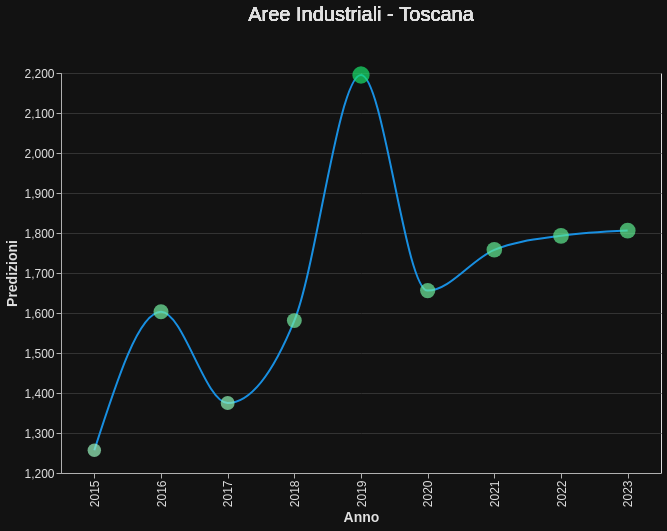

The Vega-Lite source for this figure:
### Vega-Lite specification from a JSON file in a GitHub repository (floating-point values rounded to 4 significant figures)
{"$schema": "https://vega.github.io/schema/vega-lite/v5.15.1.json", "config": {"axis": {"domainColor": "#B0B0B0", "gridColor": "#333333", "labelColor": "#E0E0E0", "labelFontSize": 12, "tickColor": "#B0B0B0", "titleColor": "#E0E0E0", "titleFontSize": 14}, "background": "#121212", "legend": {"labelColor": "#E0E0E0", "titleColor": "#E0E0E0"}, "mark": {"color": "#1f77b4"}, "title": {"color": "#E0E0E0", "fontSize": 20}}, "data": {"name": "data-1de1b8e9da45b2fa54a1769b82bc0289"}, "datasets": {"data-1de1b8e9da45b2fa54a1769b82bc0289": [{"Anno": "2015", "Tipo dato": "Bosco", "Title": "Bosco - Toscana", "Valore": 16643}, {"Anno": "2015", "Tipo dato": "Pascolo", "Title": "Pascolo - Toscana", "Valore": 8605}, {"Anno": "2015", "Tipo dato": "Lago", "Title": "Lago - Toscana", "Valore": 4212}, {"Anno": "2015", "Tipo dato": "Vegetazione Erbacea", "Title": "Vegetazione Erbacea - Toscana", "Valore": 10239}, {"Anno": "2015", "Tipo dato": "Fiumi", "Title": "Fiumi - Toscana", "Valore": 1980}, {"Anno": "2015", "Tipo dato": "Strade", "Title": "Strade - Toscana", "Valore": 1067}, {"Anno": "2015", "Tipo dato": "Colture Permanenti", "Title": "Colture Permanenti - Toscana", "Valore": 25217}, {"Anno": "2015", "Tipo dato": "Aree Industriali", "Title": "Aree Industriali - Toscana", "Valore": 1257}, {"Anno": "2015", "Tipo dato": "Zone Residenziali", "Title": "Zone Residenziali - Toscana", "Valore": 1856}, {"Anno": "2015", "Tipo dato": "Colture Annuali", "Title": "Colture Annuali - Toscana", "Valore": 4725}, {"Anno": "2015", "Tipo dato": "Totale Zone Agricole", "Title": "Totale Zone Agricole - Toscana", "Valore": 38547}, {"Anno": "2016", "Tipo dato": "Bosco", "Title": "Bosco - Toscana", "Valore": 23614}, {"Anno": "2016", "Tipo dato": "Pascolo", "Title": "Pascolo - Toscana", "Valore": 6975}, {"Anno": "2016", "Tipo dato": "Lago", "Title": "Lago - Toscana", "Valore": 969}, {"Anno": "2016", "Tipo dato": "Vegetazione Erbacea", "Title": "Vegetazione Erbacea - Toscana", "Valore": 5639}, {"Anno": "2016", "Tipo dato": "Fiumi", "Title": "Fiumi - Toscana", "Valore": 2632}, {"Anno": "2016", "Tipo dato": "Strade", "Title": "Strade - Toscana", "Valore": 1363}, {"Anno": "2016", "Tipo dato": "Colture Permanenti", "Title": "Colture Permanenti - Toscana", "Valore": 26183}, {"Anno": "2016", "Tipo dato": "Aree Industriali", "Title": "Aree Industriali - Toscana", "Valore": 1603}, {"Anno": "2016", "Tipo dato": "Zone Residenziali", "Title": "Zone Residenziali - Toscana", "Valore": 2392}, {"Anno": "2016", "Tipo dato": "Colture Annuali", "Title": "Colture Annuali - Toscana", "Valore": 4431}, {"Anno": "2016", "Tipo dato": "Totale Zone Agricole", "Title": "Totale Zone Agricole - Toscana", "Valore": 37589}, {"Anno": "2017", "Tipo dato": "Bosco", "Title": "Bosco - Toscana", "Valore": 16142}, {"Anno": "2017", "Tipo dato": "Pascolo", "Title": "Pascolo - Toscana", "Valore": 7102}, {"Anno": "2017", "Tipo dato": "Lago", "Title": "Lago - Toscana", "Valore": 1312}, {"Anno": "2017", "Tipo dato": "Vegetazione Erbacea", "Title": "Vegetazione Erbacea - Toscana", "Valore": 11286}, {"Anno": "2017", "Tipo dato": "Fiumi", "Title": "Fiumi - Toscana", "Valore": 2113}, {"Anno": "2017", "Tipo dato": "Strade", "Title": "Strade - Toscana", "Valore": 1675}, {"Anno": "2017", "Tipo dato": "Colture Permanenti", "Title": "Colture Permanenti - Toscana", "Valore": 27769}, {"Anno": "2017", "Tipo dato": "Aree Industriali", "Title": "Aree Industriali - Toscana", "Valore": 1375}, {"Anno": "2017", "Tipo dato": "Zone Residenziali", "Title": "Zone Residenziali - Toscana", "Valore": 1997}, {"Anno": "2017", "Tipo dato": "Colture Annuali", "Title": "Colture Annuali - Toscana", "Valore": 5030}, {"Anno": "2017", "Tipo dato": "Totale Zone Agricole", "Title": "Totale Zone Agricole - Toscana", "Valore": 39901}, {"Anno": "2018", "Tipo dato": "Bosco", "Title": "Bosco - Toscana", "Valore": 15399}, {"Anno": "2018", "Tipo dato": "Pascolo", "Title": "Pascolo - Toscana", "Valore": 15879}, {"Anno": "2018", "Tipo dato": "Lago", "Title": "Lago - Toscana", "Valore": 1754}, {"Anno": "2018", "Tipo dato": "Vegetazione Erbacea", "Title": "Vegetazione Erbacea - Toscana", "Valore": 8334}, {"Anno": "2018", "Tipo dato": "Fiumi", "Title": "Fiumi - Toscana", "Valore": 3399}, {"Anno": "2018", "Tipo dato": "Strade", "Title": "Strade - Toscana", "Valore": 1586}, {"Anno": "2018", "Tipo dato": "Colture Permanenti", "Title": "Colture Permanenti - Toscana", "Valore": 21560}, {"Anno": "2018", "Tipo dato": "Aree Industriali", "Title": "Aree Industriali - Toscana", "Valore": 1581}, {"Anno": "2018", "Tipo dato": "Zone Residenziali", "Title": "Zone Residenziali - Toscana", "Valore": 2061}, {"Anno": "2018", "Tipo dato": "Colture Annuali", "Title": "Colture Annuali - Toscana", "Valore": 4248}, {"Anno": "2018", "Tipo dato": "Totale Zone Agricole", "Title": "Totale Zone Agricole - Toscana", "Valore": 41687}, {"Anno": "2019", "Tipo dato": "Bosco", "Title": "Bosco - Toscana", "Valore": 11102}, {"Anno": "2019", "Tipo dato": "Pascolo", "Title": "Pascolo - Toscana", "Valore": 15464}, {"Anno": "2019", "Tipo dato": "Lago", "Title": "Lago - Toscana", "Valore": 1310}, {"Anno": "2019", "Tipo dato": "Vegetazione Erbacea", "Title": "Vegetazione Erbacea - Toscana", "Valore": 14689}, {"Anno": "2019", "Tipo dato": "Fiumi", "Title": "Fiumi - Toscana", "Valore": 4683}, {"Anno": "2019", "Tipo dato": "Strade", "Title": "Strade - Toscana", "Valore": 1653}, {"Anno": "2019", "Tipo dato": "Colture Permanenti", "Title": "Colture Permanenti - Toscana", "Valore": 18932}, {"Anno": "2019", "Tipo dato": "Aree Industriali", "Title": "Aree Industriali - Toscana", "Valore": 2195}, {"Anno": "2019", "Tipo dato": "Zone Residenziali", "Title": "Zone Residenziali - Toscana", "Valore": 2818}, {"Anno": "2019", "Tipo dato": "Colture Annuali", "Title": "Colture Annuali - Toscana", "Valore": 2955}, {"Anno": "2019", "Tipo dato": "Totale Zone Agricole", "Title": "Totale Zone Agricole - Toscana", "Valore": 37351}, {"Anno": "2020", "Tipo dato": "Bosco", "Title": "Bosco - Toscana", "Valore": 15149}, {"Anno": "2020", "Tipo dato": "Pascolo", "Title": "Pascolo - Toscana", "Valore": 11636}, {"Anno": "2020", "Tipo dato": "Lago", "Title": "Lago - Toscana", "Valore": 1401}, {"Anno": "2020", "Tipo dato": "Vegetazione Erbacea", "Title": "Vegetazione Erbacea - Toscana", "Valore": 10393}, {"Anno": "2020", "Tipo dato": "Fiumi", "Title": "Fiumi - Toscana", "Valore": 3771}, {"Anno": "2020", "Tipo dato": "Strade", "Title": "Strade - Toscana", "Valore": 1386}, {"Anno": "2020", "Tipo dato": "Colture Permanenti", "Title": "Colture Permanenti - Toscana", "Valore": 25021}, {"Anno": "2020", "Tipo dato": "Aree Industriali", "Title": "Aree Industriali - Toscana", "Valore": 1656}, {"Anno": "2020", "Tipo dato": "Zone Residenziali", "Title": "Zone Residenziali - Toscana", "Valore": 2118}, {"Anno": "2020", "Tipo dato": "Colture Annuali", "Title": "Colture Annuali - Toscana", "Valore": 3270}, {"Anno": "2020", "Tipo dato": "Totale Zone Agricole", "Title": "Totale Zone Agricole - Toscana", "Valore": 39927}, {"Anno": "2021", "Tipo dato": "Bosco", "Title": "Bosco - Toscana", "Valore": 15365}, {"Anno": "2021", "Tipo dato": "Pascolo", "Title": "Pascolo - Toscana", "Valore": 10564}, {"Anno": "2021", "Tipo dato": "Lago", "Title": "Lago - Toscana", "Valore": 1412}, {"Anno": "2021", "Tipo dato": "Vegetazione Erbacea", "Title": "Vegetazione Erbacea - Toscana", "Valore": 10752}, {"Anno": "2021", "Tipo dato": "Fiumi", "Title": "Fiumi - Toscana", "Valore": 2770}, {"Anno": "2021", "Tipo dato": "Strade", "Title": "Strade - Toscana", "Valore": 1520}, {"Anno": "2021", "Tipo dato": "Colture Permanenti", "Title": "Colture Permanenti - Toscana", "Valore": 25644}, {"Anno": "2021", "Tipo dato": "Aree Industriali", "Title": "Aree Industriali - Toscana", "Valore": 1758}, {"Anno": "2021", "Tipo dato": "Zone Residenziali", "Title": "Zone Residenziali - Toscana", "Valore": 2475}, {"Anno": "2021", "Tipo dato": "Colture Annuali", "Title": "Colture Annuali - Toscana", "Valore": 3541}, {"Anno": "2021", "Tipo dato": "Totale Zone Agricole", "Title": "Totale Zone Agricole - Toscana", "Valore": 39749}, {"Anno": "2022", "Tipo dato": "Bosco", "Title": "Bosco - Toscana", "Valore": 16148}, {"Anno": "2022", "Tipo dato": "Pascolo", "Title": "Pascolo - Toscana", "Valore": 11526}, {"Anno": "2022", "Tipo dato": "Lago", "Title": "Lago - Toscana", "Valore": 1343}, {"Anno": "2022", "Tipo dato": "Vegetazione Erbacea", "Title": "Vegetazione Erbacea - Toscana", "Valore": 7876}, {"Anno": "2022", "Tipo dato": "Fiumi", "Title": "Fiumi - Toscana", "Valore": 3738}, {"Anno": "2022", "Tipo dato": "Strade", "Title": "Strade - Toscana", "Valore": 1416}, {"Anno": "2022", "Tipo dato": "Colture Permanenti", "Title": "Colture Permanenti - Toscana", "Valore": 26367}, {"Anno": "2022", "Tipo dato": "Aree Industriali", "Title": "Aree Industriali - Toscana", "Valore": 1793}, {"Anno": "2022", "Tipo dato": "Zone Residenziali", "Title": "Zone Residenziali - Toscana", "Valore": 2671}, {"Anno": "2022", "Tipo dato": "Colture Annuali", "Title": "Colture Annuali - Toscana", "Valore": 2923}, {"Anno": "2022", "Tipo dato": "Totale Zone Agricole", "Title": "Totale Zone Agricole - Toscana", "Valore": 40816}, {"Anno": "2023", "Tipo dato": "Bosco", "Title": "Bosco - Toscana", "Valore": 15249}, {"Anno": "2023", "Tipo dato": "Pascolo", "Title": "Pascolo - Toscana", "Valore": 14408}, {"Anno": "2023", "Tipo dato": "Lago", "Title": "Lago - Toscana", "Valore": 2005}, {"Anno": "2023", "Tipo dato": "Vegetazione Erbacea", "Title": "Vegetazione Erbacea - Toscana", "Valore": 9240}, {"Anno": "2023", "Tipo dato": "Fiumi", "Title": "Fiumi - Toscana", "Valore": 3341}, {"Anno": "2023", "Tipo dato": "Strade", "Title": "Strade - Toscana", "Valore": 1208}, {"Anno": "2023", "Tipo dato": "Colture Permanenti", "Title": "Colture Permanenti - Toscana", "Valore": 22648}, {"Anno": "2023", "Tipo dato": "Aree Industriali", "Title": "Aree Industriali - Toscana", "Valore": 1806}, {"Anno": "2023", "Tipo dato": "Zone Residenziali", "Title": "Zone Residenziali - Toscana", "Valore": 2478}, {"Anno": "2023", "Tipo dato": "Colture Annuali", "Title": "Colture Annuali - Toscana", "Valore": 3418}, {"Anno": "2023", "Tipo dato": "Totale Zone Agricole", "Title": "Totale Zone Agricole - Toscana", "Valore": 40474}]}, "params": [{"bind": {"input": "select", "name": " ", "options": ["Aree Industriali", "Bosco", "Colture Annuali", "Colture Permanenti", "Fiumi", "Lago", "Pascolo", "Strade", "Totale Zone Agricole", "Vegetazione Erbacea", "Zone Residenziali"]}, "name": "SelectTipoDato", "select": {"fields": ["Tipo dato"], "type": "point"}, "value": "Aree Industriali", "views": ["view_1"]}], "vconcat": [{"encoding": {"text": {"field": "Title", "type": "nominal"}}, "height": 30, "mark": {"align": "center", "color": "#E0E0E0", "dy": -15, "fontSize": 20, "type": "text"}, "transform": [{"filter": {"param": "SelectTipoDato"}}], "width": 600}, {"height": 400, "layer": [{"encoding": {"tooltip": [{"field": "Anno", "type": "nominal"}, {"field": "Valore", "format": ",", "type": "quantitative"}], "x": {"field": "Anno", "title": "Anno", "type": "nominal"}, "y": {"field": "Valore", "scale": {"zero": false}, "title": "Predizioni", "type": "quantitative"}}, "mark": {"color": "#188FE1", "interpolate": "monotone", "type": "line"}, "name": "view_1", "transform": [{"filter": {"param": "SelectTipoDato"}}]}, {"encoding": {"color": {"field": "Valore", "legend": null, "scale": {"range": ["#99f4be", "#18E169"]}, "type": "quantitative"}, "size": {"field": "Valore", "legend": null, "scale": {"range": [20, 300]}, "type": "quantitative"}, "tooltip": [{"field": "Anno", "type": "nominal"}, {"field": "Valore", "format": ",", "type": "quantitative"}], "x": {"field": "Anno", "type": "nominal"}, "y": {"field": "Valore", "type": "quantitative"}}, "mark": {"type": "circle"}, "transform": [{"filter": {"param": "SelectTipoDato"}}]}], "width": 600}]}
